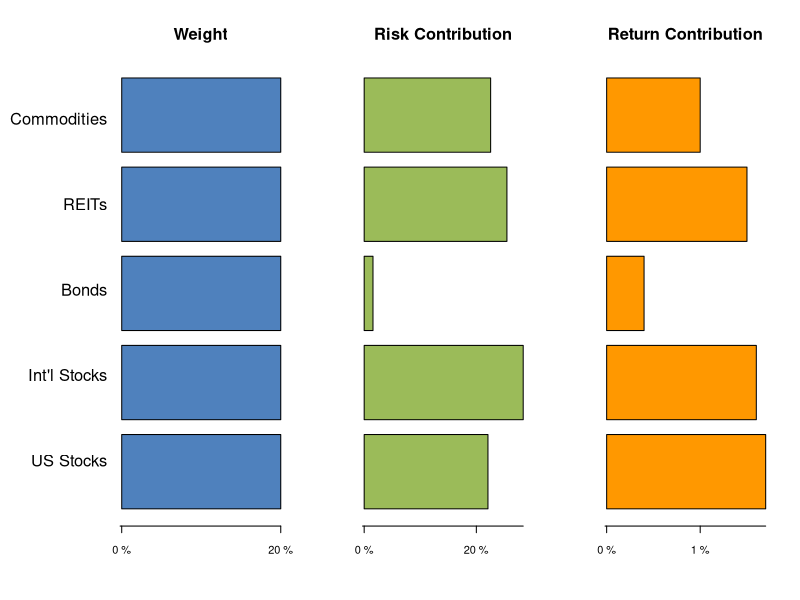

Source code (R):
## ---- chunk 1
Asset <- c("US Stocks","Int'l Stocks","Bonds","REITs","Commodities")
weights <- rep(.2, 5)

Volatility <- c(0.2, .25, .05, .25, .25)
Expected_Return <- c(0.085, .08, .02, .075, .05)

volDF <- data.frame(cbind(Volatility, Expected_Return))
rownames(volDF) <- Asset

correlations <- matrix(cbind(c(1, 0.95, 0.15, 0.85, 0.6),
                             c(0.95, 1, 0.3, 0.8, 0.7),
                             c(0.15, 0.3, 1, 0.25, 0.05),
                             c(0.85, 0.8, 0.25, 1, 0.45),
                             c(0.6, 0.7, 0.05, 0.45, 1)), nrow = 5)



colnames(correlations) <- Asset
rownames(correlations) <- Asset
## ---- chunk 2
covariances <- correlations * (Volatility %*% t(Volatility))

contributions <- weights * (covariances %*% weights)
variance <- sum(contributions)
risk_contributions <- contributions/variance

## ---- chunk 3
return_contributions <- weights * Expected_Return

portfolio_std <- sqrt(variance)
portfolio_return <- sum(return_contributions)

axisLabels <- seq(-2., 2., .2)
returnLabels <-  seq(-.10, .10, .01)
rrLabelsX <-  seq(0, 0.35, .05)
rrLabelsY <-  seq(0, 0.10, .01)
    par(mfcol = c(1,3), oma = c(0.5, 5, 0.5, 0.5))
    barplot(t(weights), horiz = TRUE, main = "Weight", ps = 12, cex.main = 1.5, xaxt = "n", col = "#4F81BD", yaxt = "n", mar = c(0.5, 20, 0.5, 0.5) + .1)
    axis(1, at = axisLabels, lab=paste0(axisLabels * 100, " %"), 
         las=TRUE, cex.axis=1, padj = 0.5)
    axis(2, at=c(0.85,2,3.15,4.3,5.45), lab = Asset , las=TRUE, lty = 0, 
         ps = 12, cex.axis = 1.5)
    barplot(t(risk_contributions), 
            main = "Risk Contribution", ps = 12, cex.main = 1.5, col = "#9BBB59", xaxt = "n", 
            yaxt = "n", horiz = TRUE, mar = c(4, 0.5, 0.5, 0.5) + .1)
    axis(1, at = axisLabels, lab=paste0(axisLabels * 100, " %"), 
         las=TRUE, cex.axis=1, padj = 0.5)
    barplot(t(return_contributions), 
            main = "Return Contribution", ps = 12, cex.main = 1.5, col = "#FF9800", xaxt = "n", 
            yaxt = "n", horiz = TRUE, mar = c(4, 0.5, 0.5, 0.5) + .1)
    axis(1, at = returnLabels, lab=paste0(returnLabels * 100, " %"), 
         las=TRUE, cex.axis=1, padj = 0.5)

